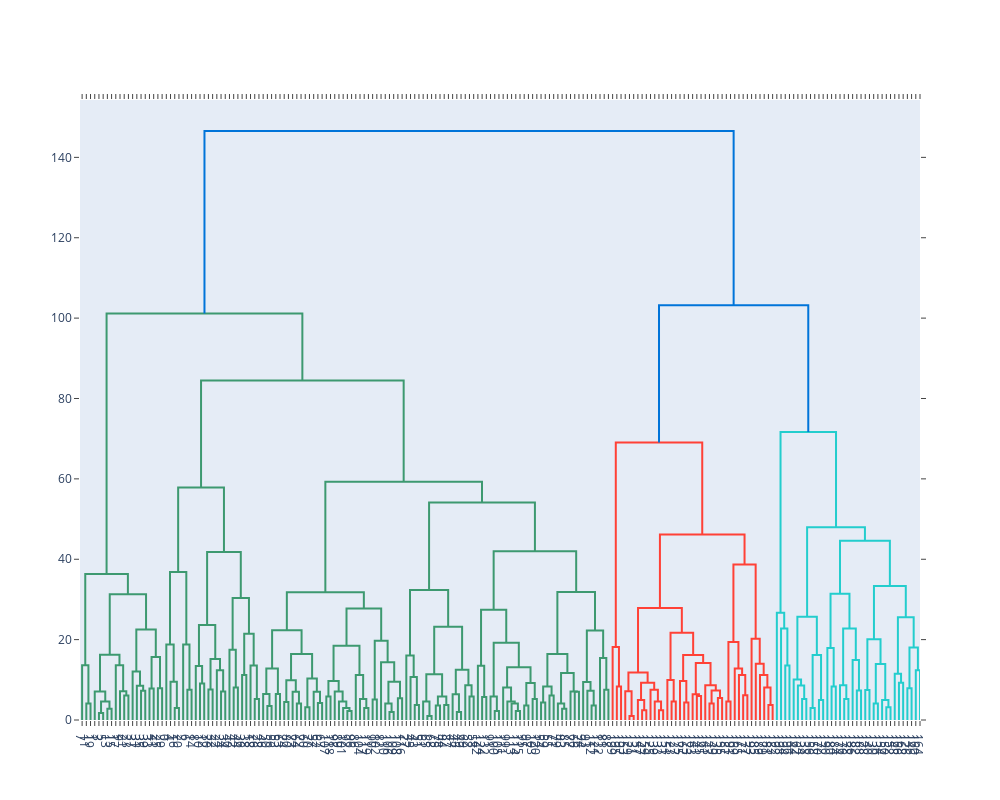

The code cell stored with this chart in its notebook:
### Code cell
dendro=ff.create_dendrogram(X)
dendro.update_layout({'width':1000,'height':800})
dendro.show()
